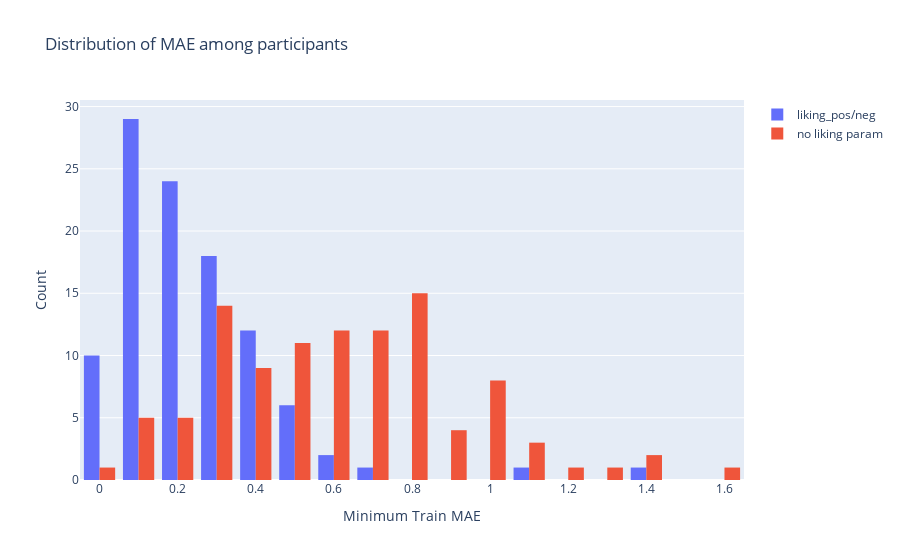

Notebook code cell kept with this figure:
### Code cell
fig = go.Figure()
fig.add_trace(go.Histogram(x=model_results["min_train_mae"],nbinsx=30,name="liking_pos/neg"))
fig.add_trace(go.Histogram(x=model_results_no_liking_param["min_train_mae"],nbinsx=30,name="no liking param"))
fig.update_layout(
    title_text='Distribution of MAE among participants', # title of plot
    xaxis_title_text='Minimum Train MAE', # xaxis label
    yaxis_title_text='Count', # yaxis label
)
fig.show()
